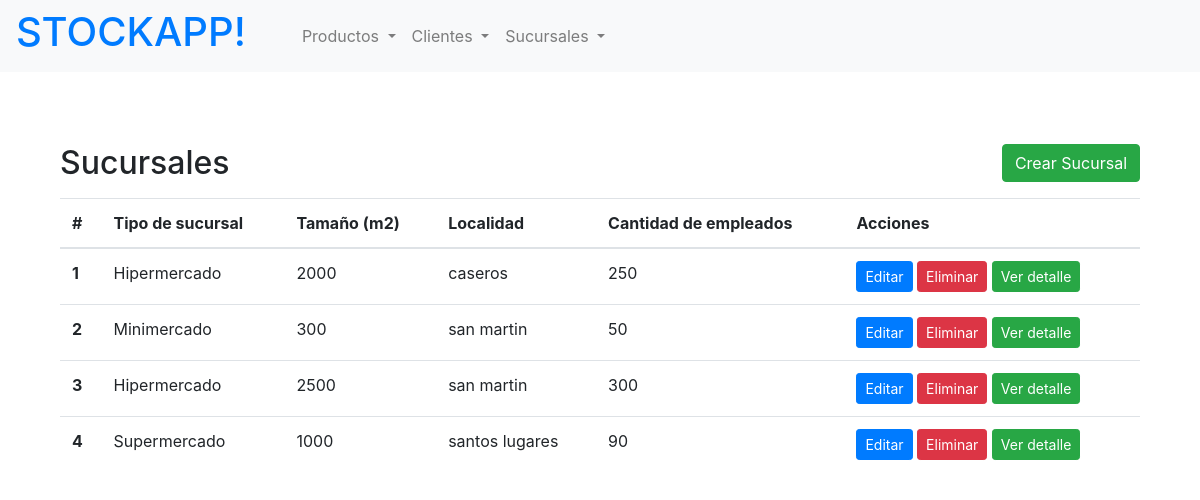
Page /stocks/sucursal/list/ on the earlier database version.
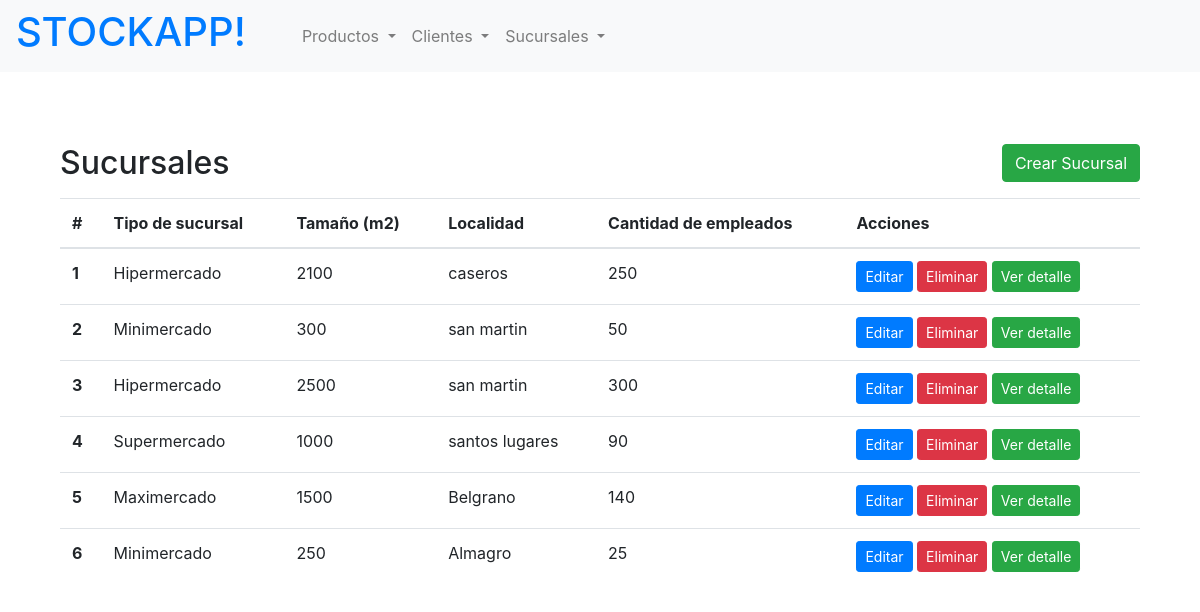
Same page on the later database version.
### stocks/models.py (models this page shows, shortened)
class Sucursal(models.Model):
    tipo_de_sucursal = models.CharField(max_length=20)
    tamaño = models.CharField(max_length=20)
    localidad = models.CharField(max_length=20)
    cantidad_de_empleados = models.CharField(max_length=20)

### stocks/views.py (the view)
# urls.py: path("sucursal/list/", office_list_view, name="office-list"),
def office_list_view(request):
    sucursales = Sucursal.objects.all()
    contexto = {"todas_las_sucursales": sucursales}
    return render(request, "stocks/sucursales/list.html", contexto)

### stocks/templates/stocks/sucursales/list.html (shortened to what this page needs)
{% extends 'stocks/base.html' %}
{% block content %}
<section class="py-5">
    <div class="container">
        <div class="d-flex justify-content-between align-items-center mb-3">
            <h2 class="mb-0">Sucursales</h2>
            <a href="{% url 'office-create' %}" class="btn btn-success">Crear Sucursal</a>
        </div>
        <table class="table">
            <thead>
                <tr>
                    <th scope="col">#</th>
                    <th scope="col">Tipo de sucursal</th>
                    <th scope="col">Tamaño (m2)</th>
                    <th scope="col">Localidad</th>
                    <th scope="col">Cantidad de empleados</th>
                    <th scope="col">Acciones</th>
                </tr>
            </thead>
            <tbody>
                {% if todas_las_sucursales %}
                {% for sucursal in todas_las_sucursales %}
                <tr>
                    <th scope="row">{{ forloop.counter }}</th>
                    <td>{{ sucursal.tipo_de_sucursal }}</td>
                    <td>{{ sucursal.tamaño }}</td>
                    <td>{{ sucursal.localidad }}</td>
                    <td>{{ sucursal.cantidad_de_empleados }}</td>
                    <td>
                        <a href="{% url 'office-update' sucursal.id %}" class="btn btn-primary btn-sm">Editar</a>
                        <a href="{% url 'office-delete' sucursal.id %}" class="btn btn-danger btn-sm">Eliminar</a>
                        <a href="{% url 'office-detail' sucursal.id %}" class="btn btn-success btn-sm">Ver detalle</a>
                    </td>
                </tr>
                {% endfor %}
                {% else %}
                <tr>
                    <td colspan="7">No hay sucursales disponibles.</td>
                </tr>
                {% endif %}
            </tbody>
        </table>
    </div>
</section>
{% endblock %}

Differences in the rows shown:
changed Sucursal "caseros": tamaño "2000" → "2100"
added Sucursal: tipo_de_sucursal "Maximercado", tamaño "1500", localidad "Belgrano", cantidad_de_empleados "140"
added Sucursal: tipo_de_sucursal "Minimercado", tamaño "250", localidad "Almagro", cantidad_de_empleados "25"
